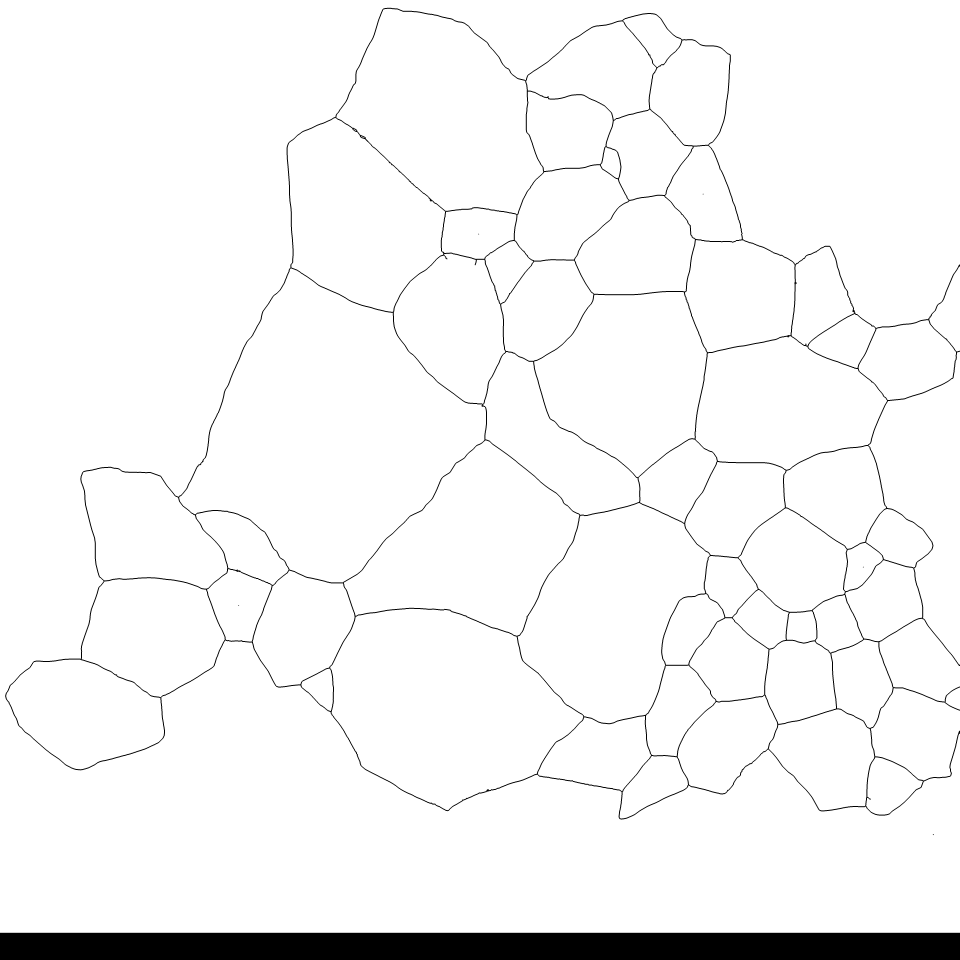
#> input picture tools/count/testing/0.png, 4796 x 4796 px (shown at 1/5 size); its folder holds only this picture in this run
$ python grainpixels.py
#> lines starting #> are read from the running program, lines starting #| are printed output that depends on the picture; after the words box and inside, x2 and y2 are one past the last pixel; in counts of white or black regions, pixels touching at a corner belong together; long printed decimals are rounded
#> further down, trace is the input picture: shape (4796, 4796, 3); 96.2% white; 7 black regions (5 under 20 px), largest, box (x1, y1, x2, y2) and area: (0, 4664, 4796, 4796) 633072, (26, 39, 4796, 4098) 249239
"""Grain Pixels
**UNTESTED**

This is an attempt at making some kind of metric to figure out what resolution to run
a given grain image at
"""
import os
from skimage import io, measure, morphology, transform
import numpy as np
import pdb

def pixels_per_grain(trace, dims = None, thresh=0.6):
    """Pixels Per Grain
    Counts how many pixels are in each grain and returns statistical info about that
    Accepts 2 2d arrays, img and trace, and an int (thresh)
    """
#> called with dims = (336, 336), thresh = 0.6
    if dims is not None:
        if trace.shape[0] / dims[0] > 1:
            trace = morphology.binary_erosion(trace, morphology.square(trace.shape[0] // dims[0]))
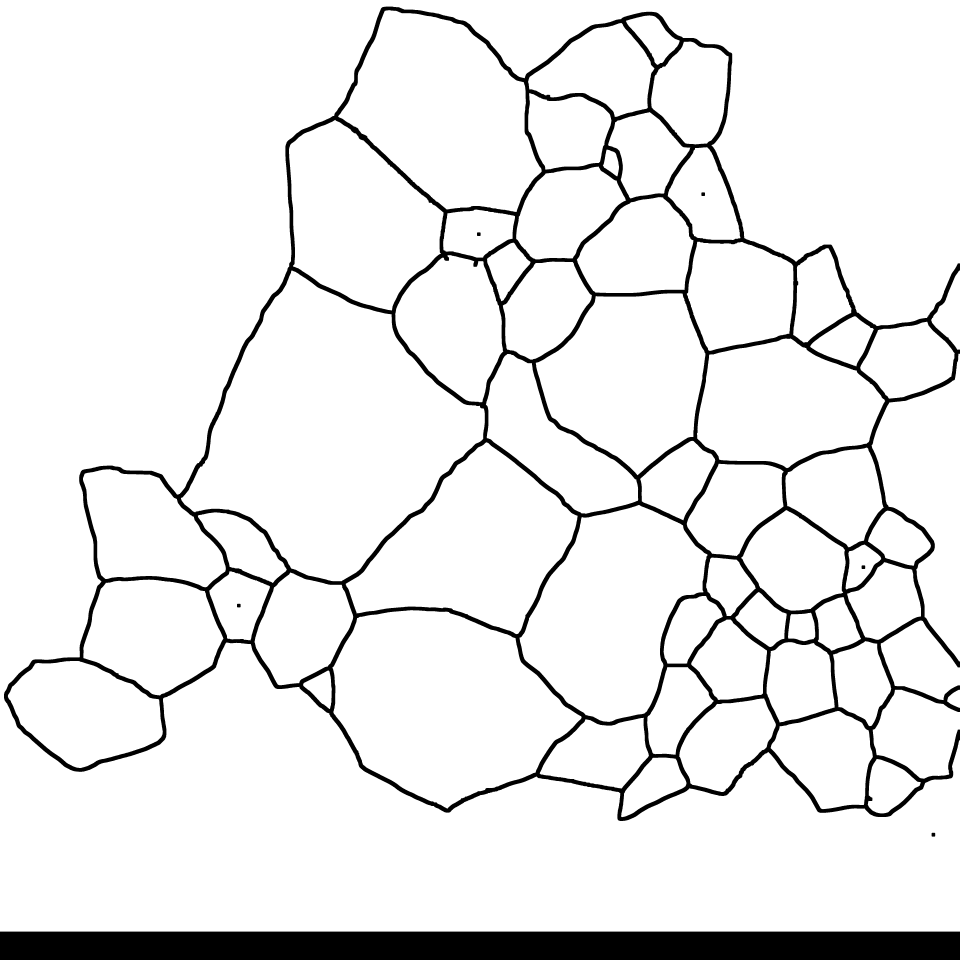
#> trace: shape (4796, 4796) bool (shown at 1/5 size); 92.2% white; 7 black regions, largest, box (x1, y1, x2, y2) and area: (20, 33, 4796, 4105) 1141899, (0, 4658, 4796, 4796) 661848, (4658, 4164, 4676, 4183) 330
        trace = transform.resize(trace, dims, preserve_range = True)
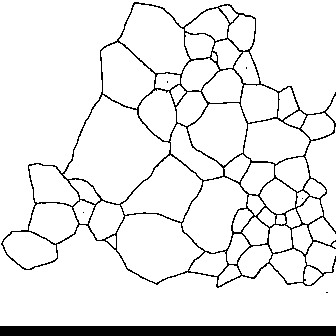
#> trace: shape (336, 336) bool; 92.1% white; 7 black regions (5 under 20 px), largest, box (x1, y1, x2, y2) and area: (1, 2, 336, 288) 5593, (0, 326, 336, 336) 3360

    #trace_thresh = (trace.astype('float') > thresh).astype('float')
    #trace_label = measure.label(trace_thresh, background=0)

    trace_label = measure.label(trace, background=0, connectivity=1)
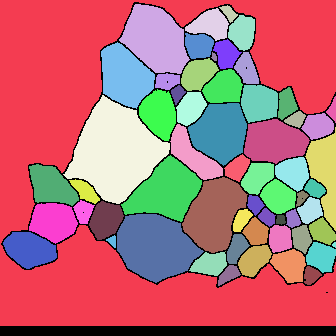
#> trace_label: shape (336, 336) int32; 62 distinct labels, from 0 to 61; one colour per label, 0 black
    trace_label = morphology.remove_small_objects(trace_label, min_size=128)
#> trace_label: shape (336, 336) int32; 56 distinct labels, from 0 to 61
    bound = np.concatenate((trace_label[0,:], trace_label[-1,:],
                            trace_label[:,0], trace_label[:,-1]))
#> bound = 1344 values, max 54 at index 1257, min 0 at index 336, mean 3.52
    boundary_grains = np.unique(bound)
#> boundary_grains = [0, 1, 20, 26, 48, 54]
    for grain in boundary_grains:
        trace_label[trace_label == grain] = 0
#> this loop made 6 passes
#> grain on passes 3 to 6: 20, 26, 48, 54
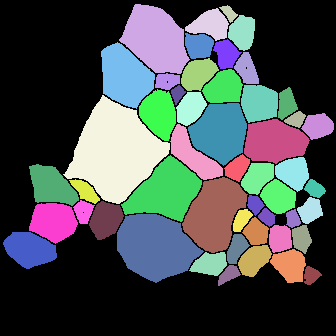
#> trace_label: shape (336, 336) int32; 51 distinct labels, from 0 to 61; one colour per label, 0 black

    grains = np.unique(trace_label)
#> grains = 51 values from 0 to 61
    grain_sizes = np.zeros(np.size(grains))
#> grain_sizes = 51 values from 0 to 0
    for ind, grain in enumerate(grains):
        if grain == 0:
            continue
        grain_sizes[ind] = np.sum(trace_label == grain)
#> this loop made 51 passes
#> grain on passes 1 to 12: 0, 2, 3, 4, 5, 6, 7, 8, 10, 11, 12, 13
#> after the loop, grain_sizes = 51 values, max 6424 at index 17, min 0 at index 0, mean 1042.3

    grain_sizes = grain_sizes[grain_sizes > 4]
#> grain_sizes = 50 values, max 6424 at index 16, min 156 at index 1, mean 1063.1

    n_grains = len(grains)
#> n_grains = 51
    avg_grain_size = np.mean(grain_sizes)
#> avg_grain_size = 1063.1

    grain_radius = np.sqrt(grain_sizes / np.pi)
#> grain_radius = 50 values, max 45.22 at index 16, min 7.05 at index 1, mean 16.48
    avg_radius = np.mean(grain_radius)
#> avg_radius = 16.48
    std_radius = np.std(grain_radius)
#> std_radius = 8.17
    print(avg_radius)
#| 16.482

    return (n_grains, avg_grain_size, avg_radius, std_radius)

if __name__ == "__main__":
    INPUT_PATH = 'testing'
    #INPUT_PATH = 'images/trace'

    img_names = np.sort(os.listdir(INPUT_PATH))
    valid = np.core.defchararray.find(img_names, '.png')
    img_names = img_names[valid != -1]
    data = np.array([0,0,0])

    for ind, img_name in enumerate(img_names):
        trace_path = INPUT_PATH + '/' + img_name
        trace = io.imread(trace_path)
        trace = (trace / 255)
        if len(trace.shape) > 2:
            trace = trace[:,:,0]

        (n_grains, avg, r_avg, r_std) = pixels_per_grain(trace, dims=(336,336), thresh = 0.6)
#> n_grains = 51; avg = 1063.1; r_avg = 16.48; r_std = 8.17
        if np.isnan(np.array([avg, r_avg, r_std])).any():
            continue
        if ind == 0:
            data = np.array([avg, r_avg, r_std])
#> data = [1063.1, 16.48, 8.17]
        else:
            data = np.vstack((data,[avg, r_avg, r_std]))

        print(n_grains)
#| 51
        print(f"{img_name}")
        #print(f"N Grains: {n_grains}\nAvg Pixels per Grain: {avg}\nAvg Ideal Grain Radius: {r_avg}\nIdeal Grain Radius STD: {r_std}")
    if os.path.isdir(INPUT_PATH):
#> (the run stopped early here; a loop or call above may not have finished)

$ run again, on tools/count/testing/10.png
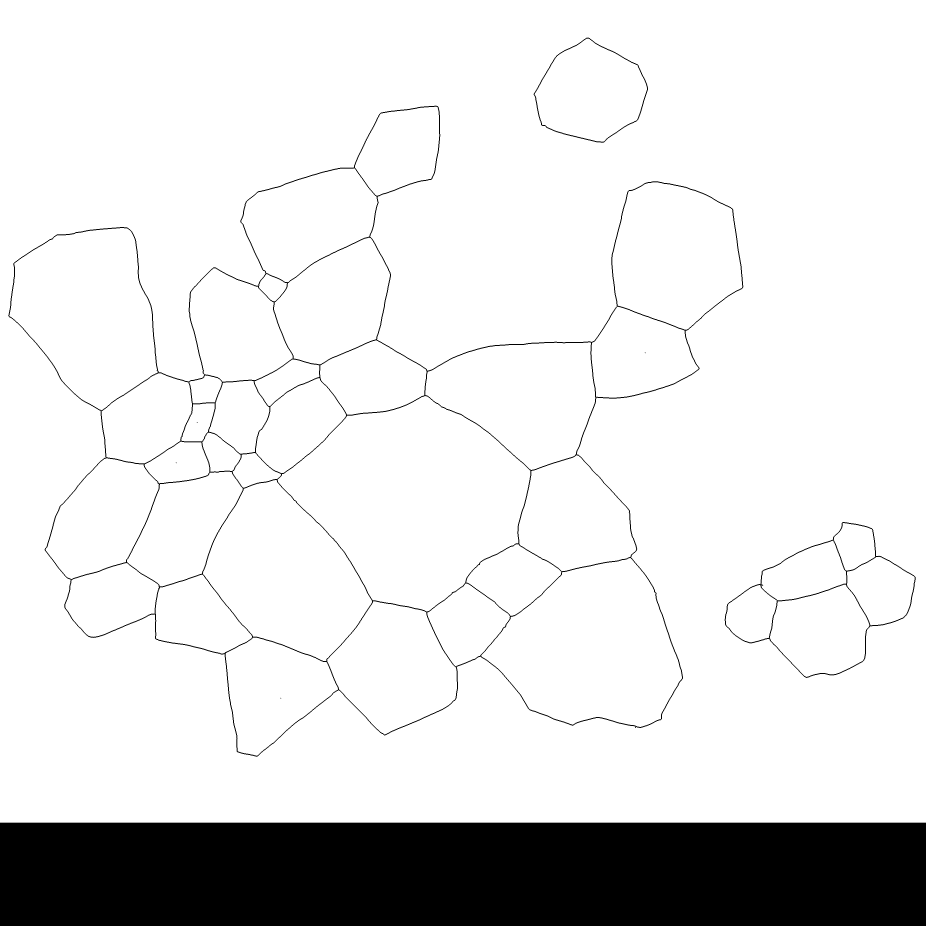
#> input picture tools/count/testing/10.png, 2778 x 2778 px (shown at 1/3 size)
#> in pixels_per_grain, `trace_label = measure.label(trace, background=0, connectivity=1)`:
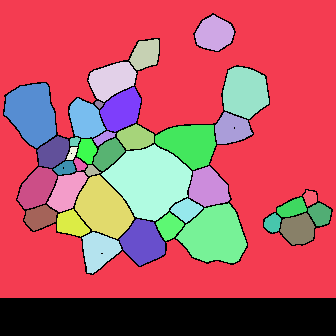
#> trace_label: shape (336, 336) int32; 39 distinct labels, from 0 to 38; one colour per label, 0 black
#> bound = 1344 values, max 1 at index 0, min 0 at index 336, mean 0.693
#> boundary_grains = [0, 1]
#> the loop in pixels_per_grain, `for grain in boundary_grains:` made 2 passes
#> after the loop in pixels_per_grain, `for grain in boundary_grains:`:
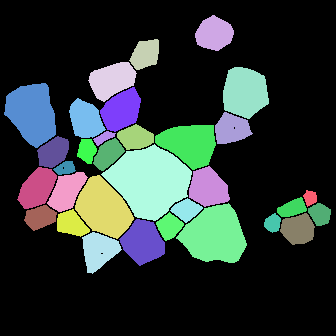
#> trace_label: shape (336, 336) int32; 33 distinct labels, from 0 to 38; one colour per label, 0 black
#> grains = 33 values from 0 to 38
#> the loop in pixels_per_grain, `for ind, grain in enumerate(grains):` made 33 passes
#> grain on passes 1 to 8: 0, 2, 3, 4, 5, 6, 7, 8
#> after the loop in pixels_per_grain, `for ind, grain in enumerate(grains):`: grain_sizes = 33 values, max 4294 at index 15, min 0 at index 0, mean 1027.2
#> in pixels_per_grain, `grain_sizes = grain_sizes[grain_sizes > 4]`: grain_sizes = 32 values, max 4294 at index 14, min 160 at index 10, mean 1059.3
#> in pixels_per_grain, `n_grains = len(grains)`: n_grains = 33
#> avg_grain_size = 1059.3
#> grain_radius = 32 values, max 36.97 at index 14, min 7.14 at index 10, mean 17.05
#> avg_radius = 17.05
#> std_radius = 6.81
#| 17.053
#> `(n_grains, avg, r_avg, r_std) = pixels_per_grain(trace, dims=(336,336)..`: n_grains = 33; avg = 1059.3; r_avg = 17.05; r_std = 6.81
#> data = [1059.3, 17.05, 6.81]
#| 33

$ run again, on tools/count/testing/3.png
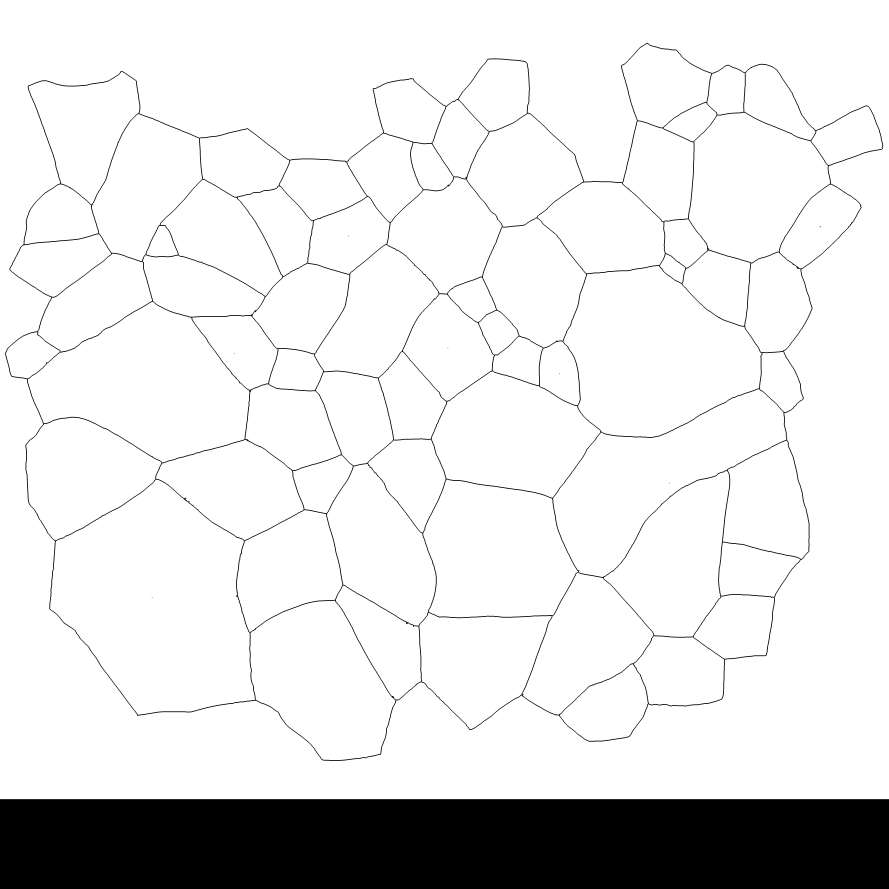
#> input picture tools/count/testing/3.png, 5333 x 5333 px (shown at 1/6 size)
#> trace is the input picture: shape (5333, 5333, 3); 88.8% white; 9 black regions (6 under 20 px), largest, box (x1, y1, x2, y2) and area: (0, 4795, 5333, 5333) 2869154, (30, 257, 5299, 4566) 326196, (4918, 1357, 4925, 1364) 28
#> in pixels_per_grain, `trace_label = measure.label(trace, background=0, connectivity=1)`:
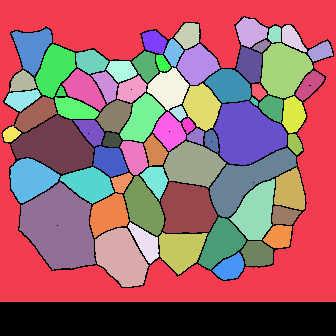
#> trace_label: shape (336, 336) int32; 71 distinct labels, from 0 to 70; one colour per label, 0 black
#> bound = 1344 values, max 1 at index 0, min 0 at index 336, mean 0.699
#> boundary_grains = [0, 1]
#> the loop in pixels_per_grain, `for grain in boundary_grains:` made 2 passes
#> after the loop in pixels_per_grain, `for grain in boundary_grains:`:
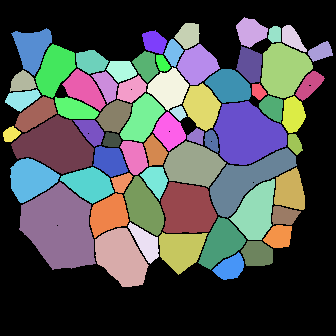
#> trace_label: shape (336, 336) int32; 66 distinct labels, from 0 to 70; one colour per label, 0 black
#> grains = 66 values from 0 to 70
#> the loop in pixels_per_grain, `for ind, grain in enumerate(grains):` made 66 passes
#> grain on passes 1 to 8: 0, 2, 3, 4, 5, 6, 7, 8
#> after the loop in pixels_per_grain, `for ind, grain in enumerate(grains):`: grain_sizes = 66 values, max 4609 at index 55, min 0 at index 0, mean 909.9
#> in pixels_per_grain, `grain_sizes = grain_sizes[grain_sizes > 4]`: grain_sizes = 65 values, max 4609 at index 54, min 147 at index 33, mean 923.9
#> in pixels_per_grain, `n_grains = len(grains)`: n_grains = 66
#> avg_grain_size = 923.9
#> grain_radius = 65 values, max 38.3 at index 54, min 6.84 at index 33, mean 15.85
#> avg_radius = 15.85
#> std_radius = 6.55
#| 15.850
#> `(n_grains, avg, r_avg, r_std) = pixels_per_grain(trace, dims=(336,336)..`: n_grains = 66; avg = 923.9; r_avg = 15.85; r_std = 6.55
#> data = [923.9, 15.85, 6.55]
#| 66
